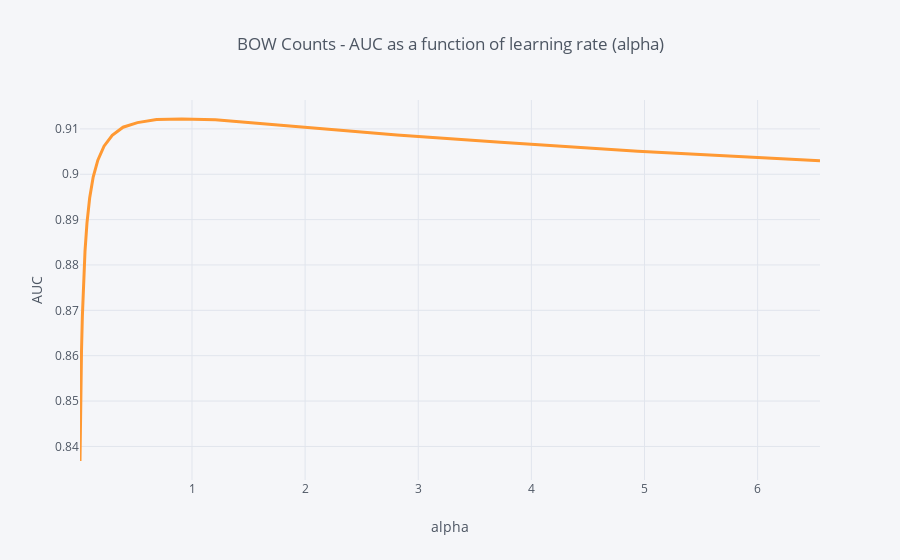

The cell this chart's notebook holds for it:
### Code cell
cv_results = DataFrame(auc_by_alpha, columns = ['alpha', 'AUC'])
cv_results.query('alpha < 8').set_index('alpha').AUC.iplot(title = 'BOW Counts - AUC as a function of learning rate (alpha)', xTitle = 'alpha', yTitle = 'AUC', width = 3, hline=(0,0))

### Figure 1 — Plotly figure (JSON) as saved in the notebook; plotly's stock layout.template omitted (floating-point values rounded to 4 significant figures)
{"data": [{"line": {"color": "rgba(255, 153, 51, 1.0)", "dash": "solid", "shape": "linear", "width": 3}, "mode": "lines", "name": "AUC", "text": "", "type": "scatter", "x": [0.01, 0.01326, 0.01758, 0.0233, 0.03089, 0.04095, 0.05429, 0.07197, 0.09541, 0.1265, 0.1677, 0.2223, 0.2947, 0.3907, 0.5179, 0.6866, 0.9103, 1.207, 1.6, 2.121, 2.812, 3.728, 4.942, 6.551], "y": [0.8368, 0.845, 0.853, 0.861, 0.8687, 0.876, 0.8831, 0.8894, 0.8948, 0.8994, 0.9031, 0.9062, 0.9086, 0.9104, 0.9114, 0.9121, 0.9122, 0.912, 0.9112, 0.9102, 0.9087, 0.907, 0.9051, 0.903]}], "layout": {"autosize": true, "legend": {"bgcolor": "#F5F6F9", "font": {"color": "#4D5663"}}, "paper_bgcolor": "#F5F6F9", "plot_bgcolor": "#F5F6F9", "shapes": [{"line": {"color": "#db4052", "dash": "solid", "width": 1}, "type": "line", "x0": 0, "x1": 1, "xref": "paper", "y0": [0, 0], "y1": [0, 0], "yref": "y"}], "title": {"font": {"color": "#4D5663"}, "text": "BOW Counts - AUC as a function of learning rate (alpha)"}, "xaxis": {"autorange": true, "gridcolor": "#E1E5ED", "range": [0.01, 6.551], "showgrid": true, "tickfont": {"color": "#4D5663"}, "title": {"font": {"color": "#4D5663"}, "text": "alpha"}, "type": "linear", "zerolinecolor": "#E1E5ED"}, "yaxis": {"autorange": true, "gridcolor": "#E1E5ED", "range": [0.8326, 0.9164], "showgrid": true, "tickfont": {"color": "#4D5663"}, "title": {"font": {"color": "#4D5663"}, "text": "AUC"}, "type": "linear", "zerolinecolor": "#E1E5ED"}}}
